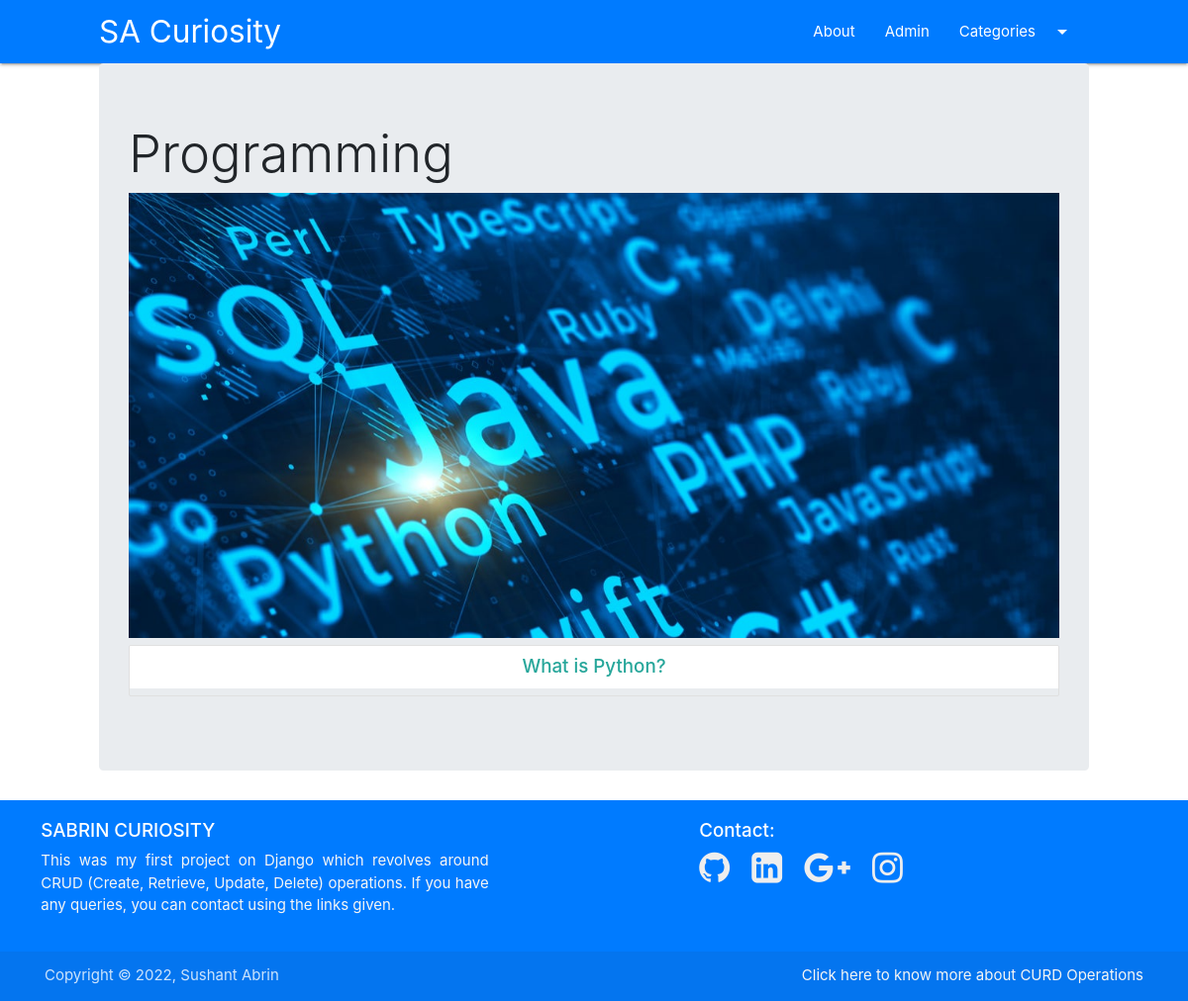
The page /category/prog on the database its author committed.
### curiosity/models.py (models this page shows, shortened)
class Category(models.Model):
    title = models.CharField(max_length=100)
    cat_id = models.AutoField(primary_key=True)
    description = models.TextField()
    url = models.CharField(max_length=100)
    image = models.ImageField(upload_to='category/')
    date_added = models.DateTimeField(auto_now_add=True,null=True)

class Post(models.Model):
    post_id = models.AutoField(primary_key = True)
    title = models.CharField(max_length=200)
    content = HTMLField()
    url=models.CharField(max_length=100)
    cat = models.ForeignKey(Category,on_delete=models.CASCADE)
    image = models.ImageField(upload_to='post/')
    date_added = models.DateTimeField(auto_now_add=True,null=True)

### curiosity/views.py (the view)
# urls.py: path('category/<slug:url>',category)
def category(request,url):
    cat = Category.objects.get(url=url)
    posts = Post.objects.filter(cat=cat)
    return render(request,"category.html",{'cat':cat, 'posts':posts})

### templates/category.html (shortened to what this page needs)
{%extends 'base.html'%}
{%block content%}
<div class="jumbotron">
  <h1 class="display-4">{{cat.title}}</h1>
  <center>
    <img src="/media/{{cat.image}}" class="responsive-img" style="max-height:450px;width:100%;object-fit:cover;" alt="">
    <div class="collection">
          {% for p in posts%}
           <h5><a href="/curiosity/{{p.url}}" class="collection-item">{{p.title}}</a></h5>
           {%empty%}
           <h5 style="color:grey;">No posts in this category</h5>
           {%endfor%}
    </div>
</div>
{%endblock%}

### rows shown on the page
Category: title "Programming", image (picture)
Post: title "What is Python?"
